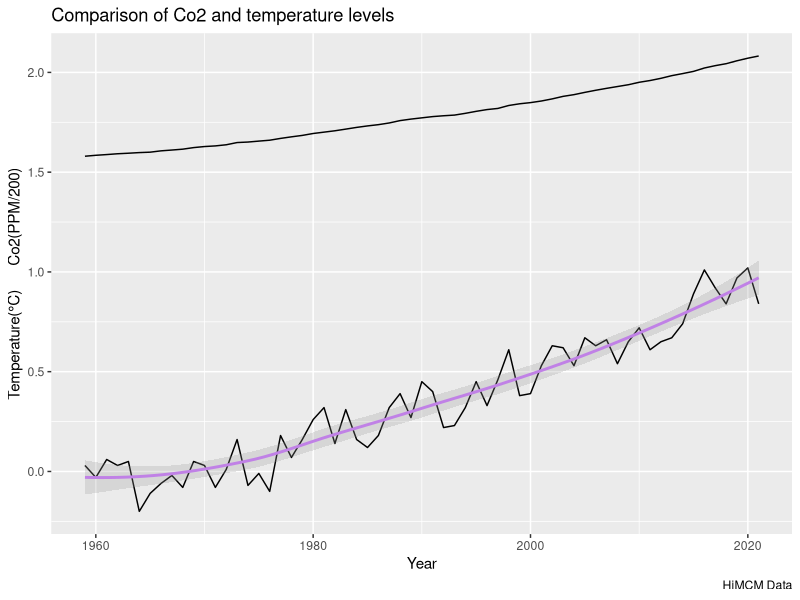

The R source for this figure:
## ---- chunk 1
knitr::opts_chunk$set(echo = TRUE)
library(readr)
library(readxl)
library(tidyverse)
library(ggplot2)
library(dplyr)
library(patchwork) # To display 2 charts together
## ---- chunk 2
Comdata<- read_xlsx(path = "2022_HiMCM_Data.xlsx",
                    sheet = 3)
## ---- chunk 3
Comdata|>
  ggplot(aes(x = Year, y = `Degrees C`)) +
  geom_line() + geom_line(aes(x = Year, y = PPM/200)) +
  geom_smooth(method = "loess",
              color = "#C081E6",
              alpha = 0.25) +
  labs(title = "Comparison of Co2 and temperature levels",
       x = "Year",
       y = "Temperature(°C)      Co2(PPM/200)",
       caption = "HiMCM Data")
